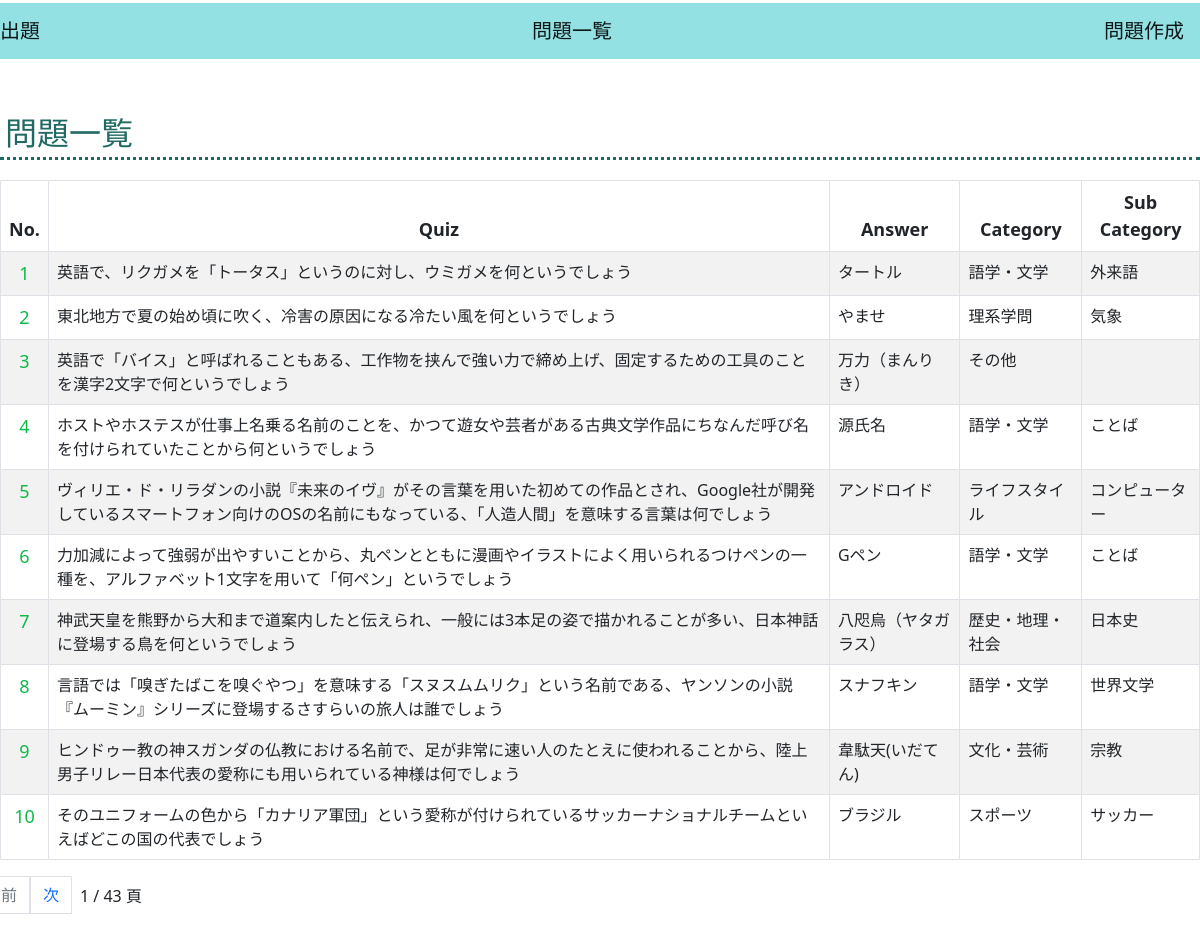
The page /app/quiz_list/ on the database its author committed.
### app/models.py (models this page shows, shortened)
class Quiz(models.Model):
    id = models.IntegerField(primary_key=True)
    quiz_content = models.TextField()
    answer = models.CharField(max_length=255)
    category = models.CharField(max_length=255)
    sub_category = models.CharField(max_length=255, null=True, blank=True)
    class Meta:
        db_table = 'quiz'

### app/views.py (the view)
# urls.py: path('quiz_list/', QuizListView.as_view(), name='quiz_list'),
class QuizListView(PaginationMixin, ListView):
    model = Quiz
    template_name = 'quiz_list.html'
    paginate_by = 10
    def get_queryset(self):
        qs = super(QuizListView, self).get_queryset()
        qs = qs.order_by('id')
        return qs

### templates/quiz_list.html (shortened to what this page needs)
{% extends 'base.html' %}
{% block content %}
<h2>問題一覧</h2>
<table class="tbl-r table table-striped table-bordered">
    <thead class="thead-dark">
    <tr>
        <th scope="col" class="center">No.</th>
        <th scope="col" class="center">Quiz</th>
        <th scope="col" class="center">Answer</th>
        <th scope="col" class="center">Category</th>
        <th scope="col" class="center" id="last">Sub Category</th>
    </tr>
    </thead>
    {% for quiz in object_list %}
    <tr>
        <td class="big"><a href="{% url 'app:update_quiz' pk=quiz.id %}">{{ quiz.pk }}</a></td>
        <td>{{ quiz.quiz_content }}</td>
        <td>{{ quiz.answer }}</td>
        <td>{{ quiz.category }}</td>
        <td id="last">{{ quiz.sub_category }}</td>
    </tr>
    {% endfor %}
</table>
{% include 'pagination2.html' %}
{% endblock %}

### templates/base.html (shortened to what this page needs)
{% load static %}
<!DOCTYPE html>
<html lang="ja">
<head>
    <link href="https://cdn.jsdelivr.net/npm/bootstrap@5.0.0-beta1/dist/css/bootstrap.min.css" rel="stylesheet">
    <link href="{% static 'css/style.css' %}" rel="stylesheet">
</head>
<body>
<div class="wrapper">
<header>
    <nav class="navbar navbar-light" style="background-color: #94e1e4;">
        <a class="navbar-brand" href="{% url 'app:home' %}">出題</a>
        <a class="navbar-brand" href="{% url 'app:quiz_list' %}">問題一覧</a>
        <a class="navbar-brand" href="{% url 'app:create_quiz' %}">問題作成</a>
    </nav>
</header>
    {% block content %}{% endblock %}
 </div>
</body>
</html>

### templates/pagination2.html (shortened to what this page needs)
<div class="row float-right">
{% if is_paginated %}
  <ul class="pagination">
      {% if page_obj.has_previous %}
        <li><a class="page-link text-primary d-inline-block" href="?{{ page_obj.previous_page_number.querystring }}">前</a></li>
      {% else %}
        <li class="disabled"><div class="page-link text-secondary d-inline-block disabled" href="#">前</div></li>
      {% endif %}
      {% if page_obj.has_next %}
        <li><a class="page-link text-primary d-inline-block" href="?{{ page_obj.next_page_number.querystring }}">次</a></li>
      {% else %}
        <li class="disabled"><div class="page-link text-secondary d-inline-block disabled" href="#">次</div></li>
      {% endif %}
      <li class="p-md-2">
        {{ page_obj.number }} / {{ page_obj.paginator.num_pages }} 頁
      </li>
  </ul>
{% endif %}
</div>

### static/css/style.css (style rules this page uses)
html { font-family: sans-serif; }
html * { box-sizing: border-box; }
.wrapper { margin: 0 auto 0 auto; max-width: 1400px; }
header { margin-top: 3px; padding-top: 0; box-sizing: border-box; }
h2 { color:#206a63; border-bottom: 3px dotted #206a63; margin: 50px 0 20px 0; padding: 5px; }
.center { text-align: center; font-size: large; }
a { text-decoration: none; }
a:link { color: #0eb947; }
.table { margin-top: 10px; }
.big { font-size: large; text-align: center; }

### rows shown on the page
Quiz: pk "1", quiz_content "英語で、リクガメを「トータス」というのに対し、ウミガメを何というでしょう", answer "タートル", category "語学・文学", sub_category "外来語"
Quiz: pk "2", quiz_content "東北地方で夏の始め頃に吹く、冷害の原因になる冷たい風を何というでしょう", answer "やませ", category "理系学問", sub_category "気象"
Quiz: pk "3", quiz_content "英語で「バイス」と呼ばれることもある、工作物を挟んで強い力で締め上げ、固定するための工具のことを漢字2文字で何というでしょう", answer "万力（まんりき）", category "その他"
Quiz: pk "4", quiz_content "ホストやホステスが仕事上名乗る名前のことを、かつて遊女や芸者がある古典文学作品にちなんだ呼び名を付けられていたことから何というでしょう", answer "源氏名", category "語学・文学", sub_category "ことば"
Quiz: pk "5", quiz_content "ヴィリエ・ド・リラダンの小説『未来のイヴ』がその言葉を用いた初めての作品とされ、Google社が開発しているスマートフォン向けのOSの名前にもなっている、「人造人間」を意味する言葉は何でしょう", answer "アンドロイド", category "ライフスタイル", sub_category "コンピューター"
Quiz: pk "6", quiz_content "力加減によって強弱が出やすいことから、丸ペンとともに漫画やイラストによく用いられるつけペンの一種を、アルファベット1文字を用いて「何ペン」というでしょう", answer "Gペン", category "語学・文学", sub_category "ことば"
Quiz: pk "7", quiz_content "神武天皇を熊野から大和まで道案内したと伝えられ、一般には3本足の姿で描かれることが多い、日本神話に登場する鳥を何というでしょう", answer "八咫烏（ヤタガラス）", category "歴史・地理・社会", sub_category "日本史"
Quiz: pk "8", quiz_content "言語では「嗅ぎたばこを嗅ぐやつ」を意味する「スヌスムムリク」という名前である、ヤンソンの小説『ムーミン』シリーズに登場するさすらいの旅人は誰でしょう", answer "スナフキン", category "語学・文学", sub_category "世界文学"
Quiz: pk "9", quiz_content "ヒンドゥー教の神スガンダの仏教における名前で、足が非常に速い人のたとえに使われることから、陸上男子リレー日本代表の愛称にも用いられている神様は何でしょう", answer "韋駄天(いだてん)", category "文化・芸術", sub_category "宗教"
Quiz: pk "10", quiz_content "そのユニフォームの色から「カナリア軍団」という愛称が付けられているサッカーナショナルチームといえばどこの国の代表でしょう", answer "ブラジル", category "スポーツ", sub_category "サッカー"

### other values the page prints
{{ page_obj.number }} "1"
{{ page_obj.paginator.num_pages }} "43"
